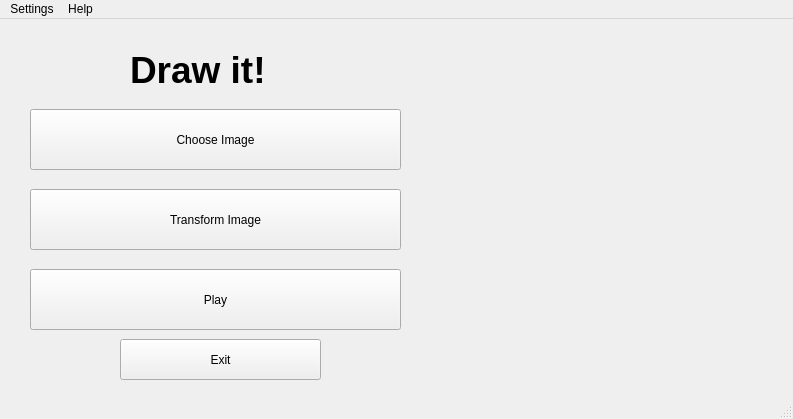
<?xml version="1.0" encoding="UTF-8"?>
<ui version="4.0">
 <class>MainWindow</class>
 <widget class="QMainWindow" name="MainWindow">
  <property name="geometry">
   <rect>
    <x>0</x>
    <y>0</y>
    <width>793</width>
    <height>419</height>
   </rect>
  </property>
  <property name="windowTitle">
   <string>Draw it</string>
  </property>
  <widget class="QWidget" name="centralwidget">
   <widget class="QPushButton" name="selection">
    <property name="geometry">
     <rect>
      <x>30</x>
      <y>90</y>
      <width>371</width>
      <height>61</height>
     </rect>
    </property>
    <property name="locale">
     <locale language="English" country="UnitedStates"/>
    </property>
    <property name="text">
     <string>Choose Image</string>
    </property>
   </widget>
   <widget class="QPushButton" name="game">
    <property name="geometry">
     <rect>
      <x>30</x>
      <y>250</y>
      <width>371</width>
      <height>61</height>
     </rect>
    </property>
    <property name="locale">
     <locale language="English" country="UnitedStates"/>
    </property>
    <property name="text">
     <string>Play</string>
    </property>
   </widget>
   <widget class="QLabel" name="label">
    <property name="geometry">
     <rect>
      <x>450</x>
      <y>10</y>
      <width>271</width>
      <height>301</height>
     </rect>
    </property>
    <property name="font">
     <font>
      <pointsize>20</pointsize>
     </font>
    </property>
    <property name="locale">
     <locale language="English" country="UnitedStates"/>
    </property>
    <property name="text">
     <string/>
    </property>
   </widget>
   <widget class="QPushButton" name="conversion">
    <property name="geometry">
     <rect>
      <x>30</x>
      <y>170</y>
      <width>371</width>
      <height>61</height>
     </rect>
    </property>
    <property name="locale">
     <locale language="English" country="UnitedStates"/>
    </property>
    <property name="text">
     <string>Transform Image</string>
    </property>
   </widget>
   <widget class="QPushButton" name="exit">
    <property name="geometry">
     <rect>
      <x>120</x>
      <y>320</y>
      <width>201</width>
      <height>41</height>
     </rect>
    </property>
    <property name="locale">
     <locale language="English" country="UnitedStates"/>
    </property>
    <property name="text">
     <string>Exit</string>
    </property>
   </widget>
   <widget class="QLabel" name="label_2">
    <property name="geometry">
     <rect>
      <x>130</x>
      <y>20</y>
      <width>161</width>
      <height>61</height>
     </rect>
    </property>
    <property name="font">
     <font>
      <pointsize>28</pointsize>
      <weight>75</weight>
      <bold>true</bold>
     </font>
    </property>
    <property name="locale">
     <locale language="English" country="UnitedStates"/>
    </property>
    <property name="text">
     <string>Draw it!</string>
    </property>
   </widget>
  </widget>
  <widget class="QStatusBar" name="statusbar"/>
  <widget class="QMenuBar" name="menuBar">
   <property name="geometry">
    <rect>
     <x>0</x>
     <y>0</y>
     <width>793</width>
     <height>20</height>
    </rect>
   </property>
   <widget class="QMenu" name="menu_about">
    <property name="title">
     <string>Help</string>
    </property>
    <addaction name="action_about"/>
   </widget>
   <widget class="QMenu" name="menu_Settings">
    <property name="title">
     <string>Settings</string>
    </property>
    <addaction name="action_Configure_image_analysis_settings"/>
    <addaction name="actionSelect_player_sprite"/>
   </widget>
   <addaction name="menu_Settings"/>
   <addaction name="menu_about"/>
  </widget>
  <action name="action_about">
   <property name="text">
    <string>About</string>
   </property>
  </action>
  <action name="action_Configure_image_analysis_settings">
   <property name="text">
    <string>Configure image analysis settings</string>
   </property>
  </action>
  <action name="actionSelect_player_sprite">
   <property name="text">
    <string>Select player sprite</string>
   </property>
  </action>
 </widget>
 <resources/>
 <connections/>
</ui>
